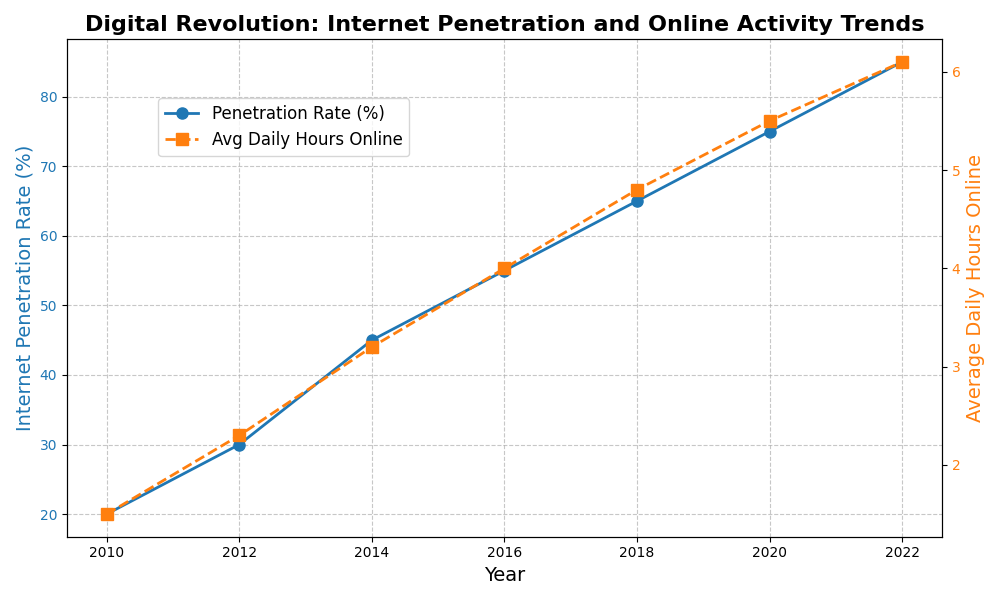

This figure's Python source:
import matplotlib.pyplot as plt
import numpy as np

# Data representing internet penetration rate (%) and average daily hours spent online
years = np.array([2010, 2012, 2014, 2016, 2018, 2020, 2022])
penetration_rate = np.array([20, 30, 45, 55, 65, 75, 85])
avg_daily_hours_online = np.array([1.5, 2.3, 3.2, 4.0, 4.8, 5.5, 6.1])

# Create a figure and add a subplot
fig, ax1 = plt.subplots(figsize=(10, 6))

# Line plot for internet penetration rate
color1 = 'tab:blue'
ax1.set_xlabel('Year', fontsize=14)
ax1.set_ylabel('Internet Penetration Rate (%)', fontsize=14, color=color1)
ax1.plot(years, penetration_rate, color=color1, marker='o', markersize=8, 
         linestyle='-', linewidth=2, label='Penetration Rate (%)')
ax1.tick_params(axis='y', labelcolor=color1)

# Create a second y-axis to plot the average daily hours online
ax2 = ax1.twinx()
color2 = 'tab:orange'
ax2.set_ylabel('Average Daily Hours Online', fontsize=14, color=color2)
ax2.plot(years, avg_daily_hours_online, color=color2, marker='s', markersize=8, 
         linestyle='--', linewidth=2, label='Avg Daily Hours Online')
ax2.tick_params(axis='y', labelcolor=color2)

# Title and grid
plt.title('Digital Revolution: Internet Penetration and Online Activity Trends', fontsize=16, fontweight='bold')
ax1.grid(True, linestyle='--', alpha=0.7)

# Add Legends
fig.legend(loc='upper left', bbox_to_anchor=(0.15, 0.85), fontsize=12, frameon=True)

# Automatically adjust the layout to avoid overlap
plt.tight_layout()

# Show the plot
plt.show()
